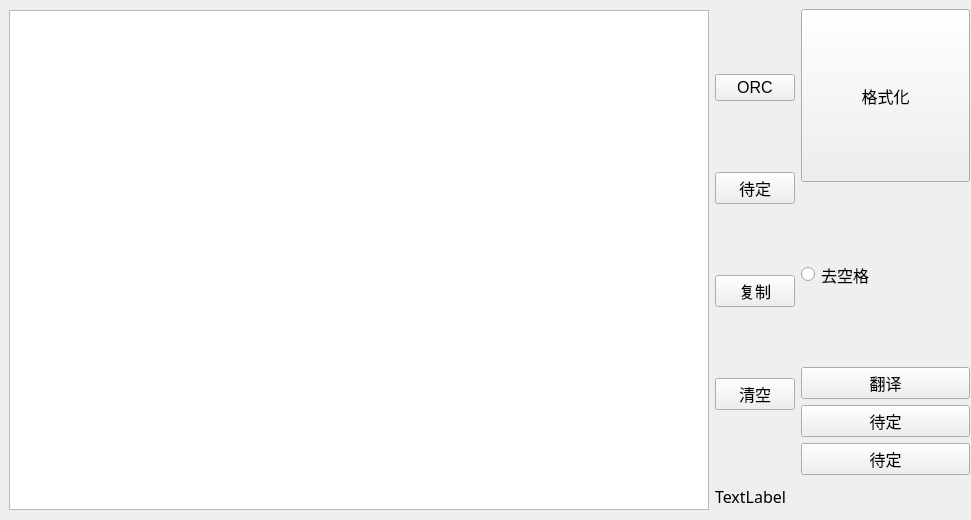
<?xml version="1.0" encoding="UTF-8"?>
<ui version="4.0">
 <class>Form</class>
 <widget class="QWidget" name="Form">
  <property name="windowModality">
   <enum>Qt::NonModal</enum>
  </property>
  <property name="geometry">
   <rect>
    <x>0</x>
    <y>0</y>
    <width>971</width>
    <height>520</height>
   </rect>
  </property>
  <property name="sizePolicy">
   <sizepolicy hsizetype="Preferred" vsizetype="Ignored">
    <horstretch>0</horstretch>
    <verstretch>0</verstretch>
   </sizepolicy>
  </property>
  <property name="minimumSize">
   <size>
    <width>800</width>
    <height>500</height>
   </size>
  </property>
  <property name="maximumSize">
   <size>
    <width>971</width>
    <height>520</height>
   </size>
  </property>
  <property name="font">
   <font>
    <family>微软雅黑</family>
    <pointsize>12</pointsize>
   </font>
  </property>
  <property name="windowTitle">
   <string>远哥文字处理tool</string>
  </property>
  <property name="windowIcon">
   <iconset>
    <normaloff>chicken.jpg</normaloff>chicken.jpg</iconset>
  </property>
  <widget class="QWidget" name="">
   <property name="geometry">
    <rect>
     <x>9</x>
     <y>9</y>
     <width>961</width>
     <height>502</height>
    </rect>
   </property>
   <layout class="QHBoxLayout" name="horizontalLayout_2">
    <item>
     <widget class="QPlainTextEdit" name="plainTextEdit">
      <property name="sizePolicy">
       <sizepolicy hsizetype="Expanding" vsizetype="Expanding">
        <horstretch>0</horstretch>
        <verstretch>0</verstretch>
       </sizepolicy>
      </property>
      <property name="minimumSize">
       <size>
        <width>700</width>
        <height>500</height>
       </size>
      </property>
      <property name="maximumSize">
       <size>
        <width>700</width>
        <height>500</height>
       </size>
      </property>
     </widget>
    </item>
    <item>
     <layout class="QVBoxLayout" name="verticalLayout_3">
      <item>
       <layout class="QHBoxLayout" name="horizontalLayout">
        <item>
         <layout class="QVBoxLayout" name="verticalLayout_2">
          <item>
           <layout class="QHBoxLayout" name="horizontalLayout_3">
            <item>
             <widget class="QPushButton" name="pushButton_orc">
              <property name="sizePolicy">
               <sizepolicy hsizetype="Fixed" vsizetype="Fixed">
                <horstretch>0</horstretch>
                <verstretch>0</verstretch>
               </sizepolicy>
              </property>
              <property name="font">
               <font>
                <family>Arial</family>
                <pointsize>12</pointsize>
               </font>
              </property>
              <property name="text">
               <string>ORC</string>
              </property>
             </widget>
            </item>
           </layout>
          </item>
          <item>
           <layout class="QHBoxLayout" name="horizontalLayout_4">
            <item>
             <widget class="QPushButton" name="pushButton_create_3">
              <property name="sizePolicy">
               <sizepolicy hsizetype="Fixed" vsizetype="Fixed">
                <horstretch>0</horstretch>
                <verstretch>0</verstretch>
               </sizepolicy>
              </property>
              <property name="text">
               <string>待定</string>
              </property>
             </widget>
            </item>
           </layout>
          </item>
          <item>
           <layout class="QHBoxLayout" name="horizontalLayout_5">
            <item>
             <widget class="QPushButton" name="pushButton_copy">
              <property name="sizePolicy">
               <sizepolicy hsizetype="Fixed" vsizetype="Fixed">
                <horstretch>0</horstretch>
                <verstretch>0</verstretch>
               </sizepolicy>
              </property>
              <property name="font">
               <font>
                <family>微软雅黑</family>
                <pointsize>12</pointsize>
               </font>
              </property>
              <property name="text">
               <string>复制</string>
              </property>
             </widget>
            </item>
           </layout>
          </item>
          <item>
           <layout class="QHBoxLayout" name="horizontalLayout_6">
            <item>
             <widget class="QPushButton" name="pushButton_clear">
              <property name="sizePolicy">
               <sizepolicy hsizetype="Fixed" vsizetype="Fixed">
                <horstretch>0</horstretch>
                <verstretch>0</verstretch>
               </sizepolicy>
              </property>
              <property name="text">
               <string>清空</string>
              </property>
             </widget>
            </item>
           </layout>
          </item>
         </layout>
        </item>
        <item>
         <layout class="QVBoxLayout" name="verticalLayout">
          <item>
           <layout class="QHBoxLayout" name="horizontalLayout_7">
            <item>
             <layout class="QVBoxLayout" name="verticalLayout_4">
              <item>
               <widget class="QPushButton" name="pushButton_enter">
                <property name="sizePolicy">
                 <sizepolicy hsizetype="Minimum" vsizetype="Minimum">
                  <horstretch>0</horstretch>
                  <verstretch>0</verstretch>
                 </sizepolicy>
                </property>
                <property name="text">
                 <string>格式化</string>
                </property>
               </widget>
              </item>
              <item>
               <widget class="QRadioButton" name="select_blank">
                <property name="sizePolicy">
                 <sizepolicy hsizetype="Minimum" vsizetype="Ignored">
                  <horstretch>0</horstretch>
                  <verstretch>0</verstretch>
                 </sizepolicy>
                </property>
                <property name="text">
                 <string>去空格</string>
                </property>
                <property name="checked">
                 <bool>false</bool>
                </property>
               </widget>
              </item>
             </layout>
            </item>
           </layout>
          </item>
          <item>
           <layout class="QHBoxLayout" name="horizontalLayout_8">
            <item>
             <widget class="QPushButton" name="pushButton_trans">
              <property name="font">
               <font>
                <family>微软雅黑</family>
                <pointsize>12</pointsize>
               </font>
              </property>
              <property name="text">
               <string>翻译</string>
              </property>
             </widget>
            </item>
           </layout>
          </item>
          <item>
           <layout class="QHBoxLayout" name="horizontalLayout_9">
            <item>
             <widget class="QPushButton" name="pushButton_clear_4">
              <property name="text">
               <string>待定</string>
              </property>
             </widget>
            </item>
           </layout>
          </item>
          <item>
           <layout class="QHBoxLayout" name="horizontalLayout_10">
            <item>
             <widget class="QPushButton" name="pushButton_clear_3">
              <property name="text">
               <string>待定</string>
              </property>
             </widget>
            </item>
           </layout>
          </item>
         </layout>
        </item>
       </layout>
      </item>
      <item>
       <widget class="QLabel" name="label">
        <property name="maximumSize">
         <size>
          <width>16777215</width>
          <height>30</height>
         </size>
        </property>
        <property name="text">
         <string>TextLabel</string>
        </property>
       </widget>
      </item>
     </layout>
    </item>
   </layout>
  </widget>
 </widget>
 <resources/>
 <connections/>
</ui>
